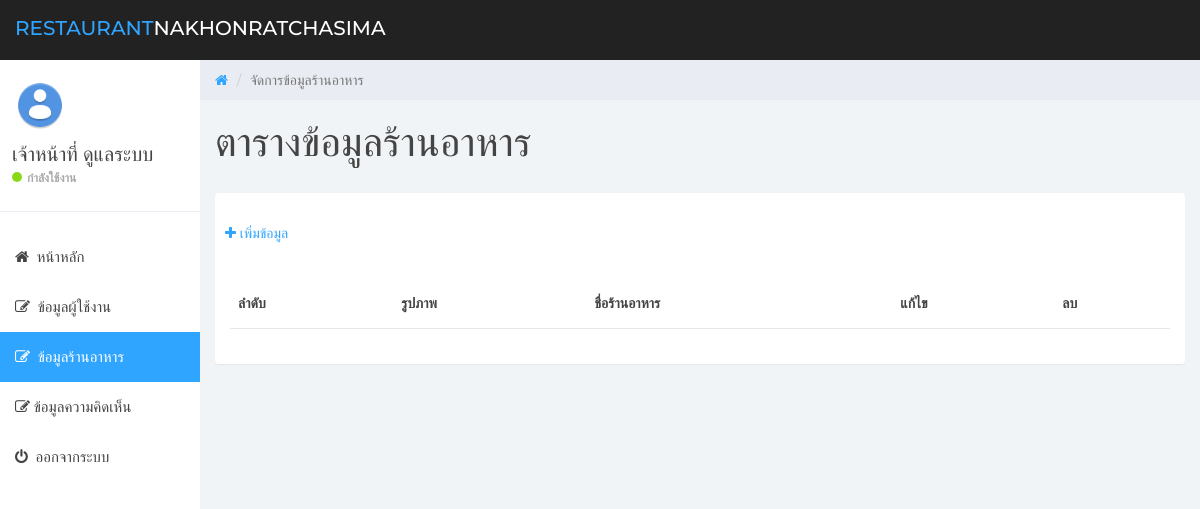
The page /admin/restaurant.php (signed in) on the database as committed earlier.
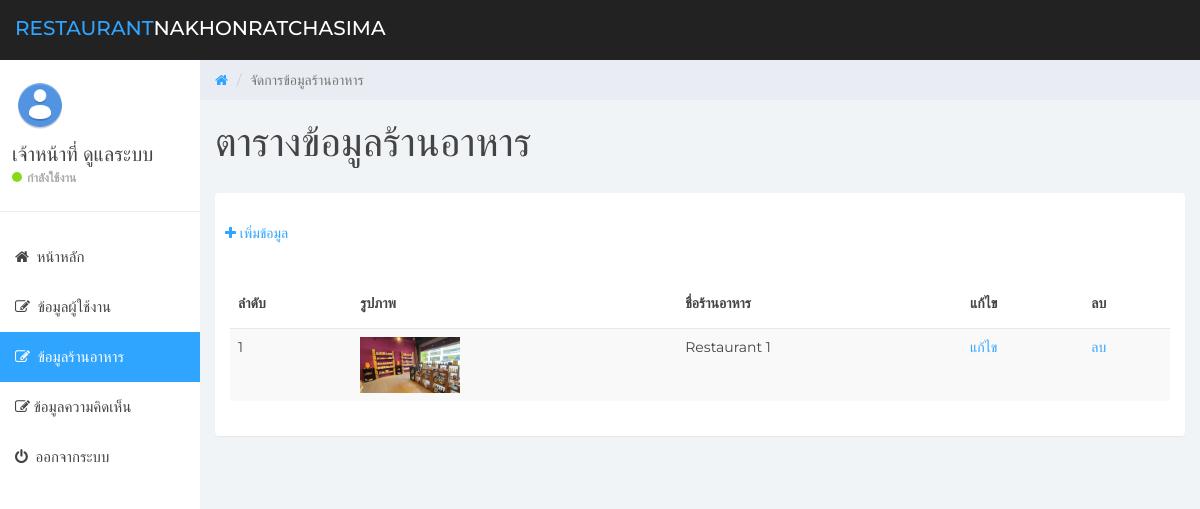
The same page on the database as committed later.
### tables this page shows
CREATE TABLE `users` (
  `user_id` int(11) NOT NULL COMMENT 'รหัสผู้ใช้งาน',
  `user_username` varchar(255) NOT NULL COMMENT 'ชื่อผู้ใช้งาน',
  `user_firstname` varchar(255) NOT NULL COMMENT 'ชื่อจริง',
  `user_lastname` varchar(255) NOT NULL COMMENT 'นามสกุล',
  `user_email` varchar(255) NOT NULL COMMENT 'อีเมล',
  `user_password` varchar(255) NOT NULL COMMENT 'รหัสผ่าน',
  `user_role` int(1) NOT NULL COMMENT '0 = Admin ,1 = Member'
);

CREATE TABLE `restaurants` (
  `res_id` int(11) NOT NULL COMMENT 'รหัสร้านอาหาร',
  `res_name` varchar(255) NOT NULL COMMENT 'ชื่อร้านอาหาร',
  `res_short_desc` text NOT NULL COMMENT 'คำอธิบายย่อ',
  `res_full_desc` longtext NOT NULL COMMENT 'คำอธิบายเต็ม',
  `res_url` text NOT NULL COMMENT 'ลิ้ง url',
  `res_office_time` text NOT NULL COMMENT 'เวลาทำการ',
  `res_image` text NOT NULL COMMENT 'รูปภาพร้านอาหาร'
);

### services/check_admin.php (called while the page is built, shortened)
<?php
if(isset($_SESSION["AUTH_ID"])){
    require_once("connect.php");
    $user_id = $_SESSION["AUTH_ID"];
    $sql = "SELECT * FROM users WHERE user_id='$user_id'";
    $query = mysqli_query($conn,$sql);
    $userObj = mysqli_fetch_object($query);
}else{
    header("location:../admin/login.php");
}

### admin/restaurant.php (the view, shortened to what this page needs)
<?php
require_once("../services/check_admin.php");
?>
<?php
$sql = "SELECT * FROM restaurants ORDER BY res_id DESC";
$query = mysqli_query($conn, $sql);
$no = 1;
?>
<!DOCTYPE html>
<html>
<head>
    <link href="css/bootstrap.min.css" rel="stylesheet">
    <link href="css/font-awesome.min.css" rel="stylesheet">
    <link href="css/datepicker3.css" rel="stylesheet">
    <link href="css/styles.css" rel="stylesheet">
</head>
<body>
    <?php include("layouts/navbar.php"); ?>
    <?php include("layouts/sidebar.php"); ?>
    <div class="col-sm-9 col-sm-offset-3 col-lg-10 col-lg-offset-2 main">
        <div class="row">
            <ol class="breadcrumb">
                <li><a href="home.php">
                        <em class="fa fa-home"></em>
                    </a></li>
                <li class="active">จัดการข้อมูลร้านอาหาร</li>
            </ol>
        </div>
        <div class="row">
            <div class="col-lg-12">
                <h1 class="page-header">
                    ตารางข้อมูลร้านอาหาร
                </h1>
            </div>
        </div>
        <div class="panel panel-container">
            <p style="padding: 10px;">
                <a href="restaurant_add.php">
                    <i class="fa fa-plus"></i>
                    <span>เพิ่มข้อมูล</span>
                </a>
            </p>
            <div class="row">
                <div class="col-sm-12">
                    <div class="panel-body">
                        <div class="table-responsive">
                            <table class="table table-striped">
                                <thead>
                                    <tr>
                                        <th>ลำดับ</th>
                                        <th>รูปภาพ</th>
                                        <th>ชื่อร้านอาหาร</th>
                                        <th>แก้ไข</th>
                                        <th>ลบ</th>
                                    </tr>
                                </thead>
                                <tbody>
                                    <?php foreach ($query as $row) { ?>
                                        <tr>
                                            <td><?= $no++ ?></td>
                                            <td>
                                                <img class="img-responsive" src="../images/restaurants/<?= $row['res_image'] ?>" width="100">
                                            </td>
                                            <td><?= $row['res_name'] ?></td>
                                            <td>
                                                <a href="restaurant_edit.php?id=<?= $row['res_id'] ?>">แก้ไข</a>
                                            </td>
                                            <td>
                                                <a href="../services/restaurant_delete.php?id=<?= $row['res_id'] ?>" onclick="return confirm('ยืนยันการลบ?')">ลบ</a>
                                            </td>
                                        </tr>
                                    <?php } ?>
                                </tbody>
                            </table>
                        </div>
                    </div>
                </div>
            </div>
        </div>
</body>
</html>

### admin/layouts/navbar.php (shortened to what this page needs)
<nav class="navbar navbar-custom navbar-fixed-top" role="navigation">
    <div class="container-fluid">
        <div class="navbar-header">
            <a class="navbar-brand" href="#"><span>Restaurant</span>Nakhonratchasima</a>
        </div>
    </div>
</nav>

### admin/layouts/sidebar.php (shortened to what this page needs)
<?php
$location = basename($_SERVER["REQUEST_URI"]);
?>
<div id="sidebar-collapse" class="col-sm-3 col-lg-2 sidebar">
    <div class="profile-sidebar">
        <div class="profile-userpic">
            <img src="../images/admin.png" class="img-responsive" alt="">
        </div>
        <div class="profile-usertitle">
            <div class="profile-usertitle-name"><?= $userObj->user_firstname . " " . $userObj->user_lastname ?></div>
            <div class="profile-usertitle-status"><span class="indicator label-success"></span>กำลังใช้งาน</div>
        </div>
    </div>
    <ul class="nav menu">
        <li class="<?= ($location == 'home.php') ? "active" : "" ?>"><a href="home.php"><em class="fa fa-home">&nbsp;</em> หน้าหลัก</a></li>
        <li class="<?= ($location == 'user.php') ? "active" : "" ?>"><a href="user.php"><em class="fa fa-edit">&nbsp;</em> ข้อมูลผู้ใช้งาน</a></li>
        <li class="<?= ($location == 'restaurant.php') ? "active" : "" ?>"><a href="restaurant.php"><em class="fa fa-edit">&nbsp;</em> ข้อมูลร้านอาหาร</a></li>
        <li class="<?= ($location == 'comment.php') ? "active" : "" ?>"><a href="comment.php"><em class="fa fa-edit">&nbsp;</em>ข้อมูลความคิดเห็น</a></li>
        <li><a href="../services/logout.php"><em class="fa fa-power-off">&nbsp;</em> ออกจากระบบ</a></li>
    </ul>
</div>

### admin/css/styles.css (style rules this page uses)
body { background: #f1f4f7; padding-top: 60px; font-size: 14px; color: #444444; font-family: "Montserrat", "Helvetica Neue", Helvetica, Arial, sans-serif; }
p { color: #777; }
a, a:hover, a:focus { color: #30a5ff; }
h1, h2, h3, h4, h5, h6 { color: #444444; }
h1 { font-weight: 300; font-size: 40px; }
.navbar-custom { background: #222; height: 60px; }
.navbar-header .navbar-brand { color: #fff; font-size: 20px; text-transform: uppercase; font-weight: 500; height: 60px; padding-top: 18px; }
.navbar-header .navbar-brand span { color: #30a5ff; }
.label-success { background-color: #8ad919; }
.panel { border: 0; }
.panel-container { padding-top: 20px; }
.navbar { border: 0; }
.sidebar { display: block; padding: 0; display: none; box-shadow: none; background: #fff; }
.sidebar ul { margin: 20px 0px; }
@media (min-width: 768px) { .sidebar { display: block; position: fixed; top: 60px; bottom: 0; left: 0; z-index: 1000; display: block; margin: 0; padding: 0; overflow-x: hidden; overflow-y: auto; } }
@media (min-width: 768px) { .navbar-header { width: 100%; } }
.sidebar ul.nav .active a, .sidebar ul.nav li.parent a.active, .sidebar ul.nav .active > a:hover, .sidebar ul.nav li.parent a.active:hover, .sidebar ul.nav .active > a:focus, .sidebar ul.nav li.parent a.active:focus { color: #fff; background-color: #30a5ff; }
.sidebar ul.nav li a { height: 50px; font-size: 15px; line-height: 2em; color: #444444; }
.profile-sidebar { padding: 10px 0; border-bottom: 1px solid #e9ecf2; }
.indicator { width: 10px; height: 10px; display: inline-block; border-radius: 9999px; margin-right: 5px; }
.profile-userpic img { float: left; margin: 10px 0px 0px 15px; width: 50px; height: 50px; border-radius: 9999px !important; }
.profile-usertitle { float: left; text-align: left; margin: 10px 0 0 12px; }
.profile-usertitle-name { font-size: 20px; margin-bottom: 0px; }
.profile-usertitle-status { text-transform: uppercase; color: #AAA; font-size: 12px; font-weight: 600; margin-bottom: 15px; }
.breadcrumb { border-radius: 0; padding: 10px 15px 10px 15px; background: #e9ecf2; margin: 0; }
h1.page-header { margin-top: 20px; border-bottom: 0; }
.table { background: #fff; }
.table > thead > tr > th { border-bottom: 1px solid #e6e7e8; vertical-align: middle; height: 50px; }

Rows that differ between the two databases and show on the page:
added restaurants: res_image (picture), res_name "Restaurant 1"
